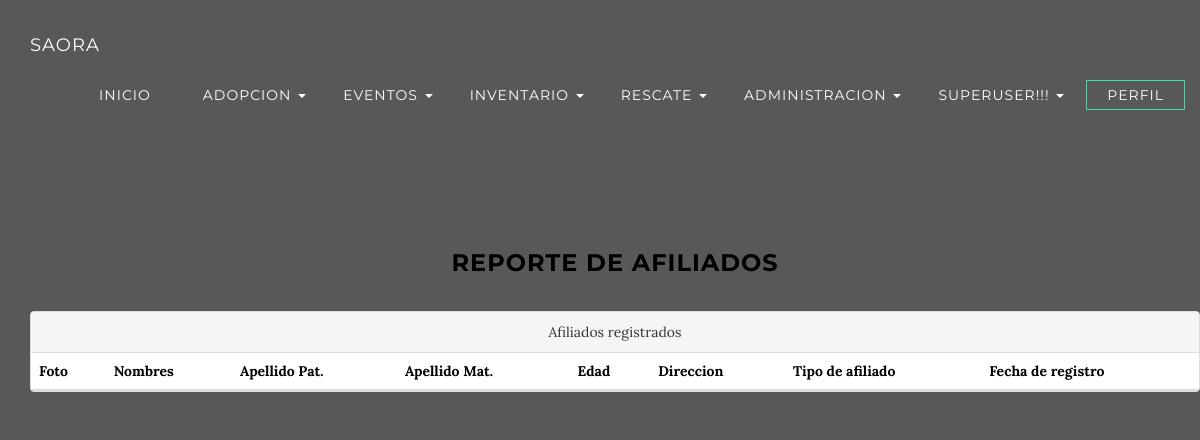
/usr/con_afil/ (signed in), run on an earlier commit of the app's database.
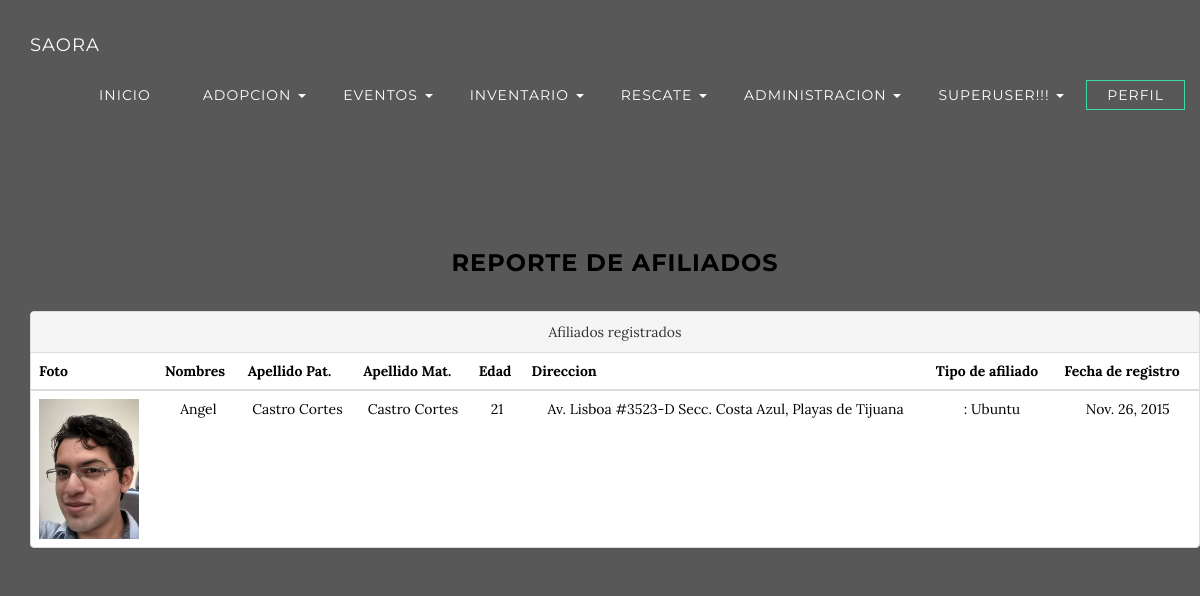
And on a later commit of the database.
### SAORA/apps/Usuarios/models.py (models this page shows, shortened)
class Afiliado(models.Model):
	nombre = models.CharField(max_length=25)
	ape_pat = models.CharField(max_length=25)
	ape_mat = models.CharField(max_length=25)
	edad = models.PositiveIntegerField()
	direccion  = models.CharField(max_length=100)
	tel = models.PositiveIntegerField()
	email = models.CharField(max_length=45)
	id_tafil = models.ForeignKey('Tafil')
	ult_act = models.DateField(auto_now_add=True)
	imagen = models.ImageField(upload_to='afiliados/')
	SLUG = models.SlugField(unique=True)

class Tafil(models.Model):
	tafil = models.CharField(max_length=25,unique=True)
	descr = models.CharField(max_length=100)
	ult_act = models.DateField(auto_now_add=True)
	def __unicode__(self):
		return "%s : %s"%(self.tafil,self.descr)

### SAORA/apps/Usuarios/views.py (the view)
@login_required(login_url='/')
def Con_Afil(request):
	obj = Afiliado.objects.all()
	ctx = {'mensaje':obj}
	return render(request,'Usuarios/con_afil.html',ctx)

### SAORA/templates/Usuarios/con_afil.html (shortened to what this page needs)
{% extends "General/base.html"%}
{% block content %}
<section class="container content-section text-center">
	<div class="container">
		<h3>Reporte de afiliados</h3>
	</div>
	<div class="container">
		<section class="row">
			<div class="panel panel-default">
			<div class="panel-heading">Afiliados registrados</div>
				<table class="table">
					<thead>
						<tr>
							<th>Foto</th>
							<th>Nombres</th>
							<th>Apellido Pat.</th>
							<th>Apellido Mat.</th>
							<th>Edad</th>
							<th>Direccion</th>
							<th>Tipo de afiliado</th>
							<th>Fecha de registro</th>
						</tr>
					</thead>
					<tbody>
						{% for item in mensaje %}
							<tr>
								<td> <a href="/media/{{item.imagen}}"> <img src="/media/{{item.imagen}}" class="img-responsive" alt="{{item.nombre}}" height="100" width="100"> </a> </td>
								<td> {{item.nombre}}</td>
								<td> {{item.ape_pat}} </td>
								<td> {{item.ape_mat}} </td>
								<td> {{item.edad}} </td>
								<td> {{item.direccion}} </td>
								<td> {{item.id_tafil}} </td>
								<td> {{item.ult_act}} </td>
							</tr>
						{% endfor %}
					</tbody>
				</table>
			</div>
		</section>
	</div>
</section>
{% endblock %}

What changed in the data, as far as the page shows it:
added Afiliado: imagen (picture), nombre "Angel", ape_pat "Castro Cortes", ape_mat "Castro Cortes", edad "21", direccion "Av. Lisboa #3523-D Secc. Costa Azul, Playas de Tijuana", id_tafil ": Ubuntu", ult_act "Nov. 26, 2015"
